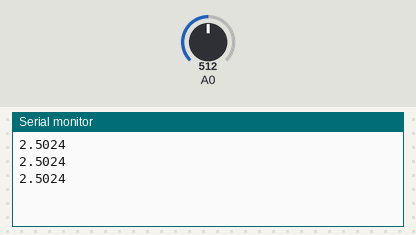
The sketch below on a simulated Arduino Uno, built with avr-gcc and run on an emulated ATmega328P. Shown: the last lines printed to the serial monitor. Inputs (shaded band) come from the test bench; at power-on: A0 = 512.

Above: at 1.3 s.
1.4 s: A0 set to 716
At 1.9 s:
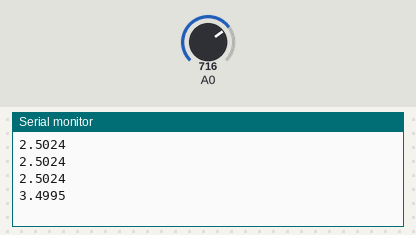
2.9 s: A0 set to 900
At 3.3 s:
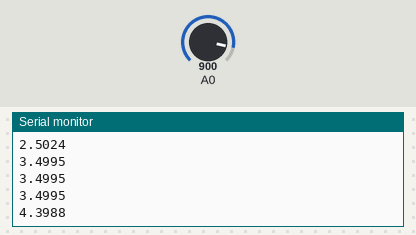
Timing chart, 0 to 5.9 s (numbered marks = the images above; inputs shaded):
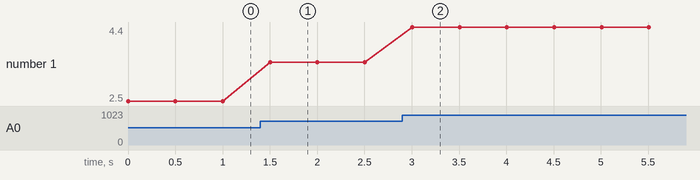

The sketch:

Current_Hall.ino
```cpp
double CurrentSensor;

void setup() {
  // put your setup code here, to run once:
  Serial.begin(9600);
}

void loop() {
  // put your main code here, to run repeatedly:
  CurrentSensor = analogRead(A0) * (5.0/1023.0);
  Serial.println(CurrentSensor,4);
  delay(500);
}
```

Measured:
- after the input at 1.4 s, the serial monitor: prints a new line after 0.10 s (image 1)
- after the input at 2.9 s, the serial monitor: prints a new line after 0.10 s (image 2)
- plotted number 1: 2.5 → 3.5 after the input at 1.4 s, 3.5 → 4.4 after the input at 2.9 s
